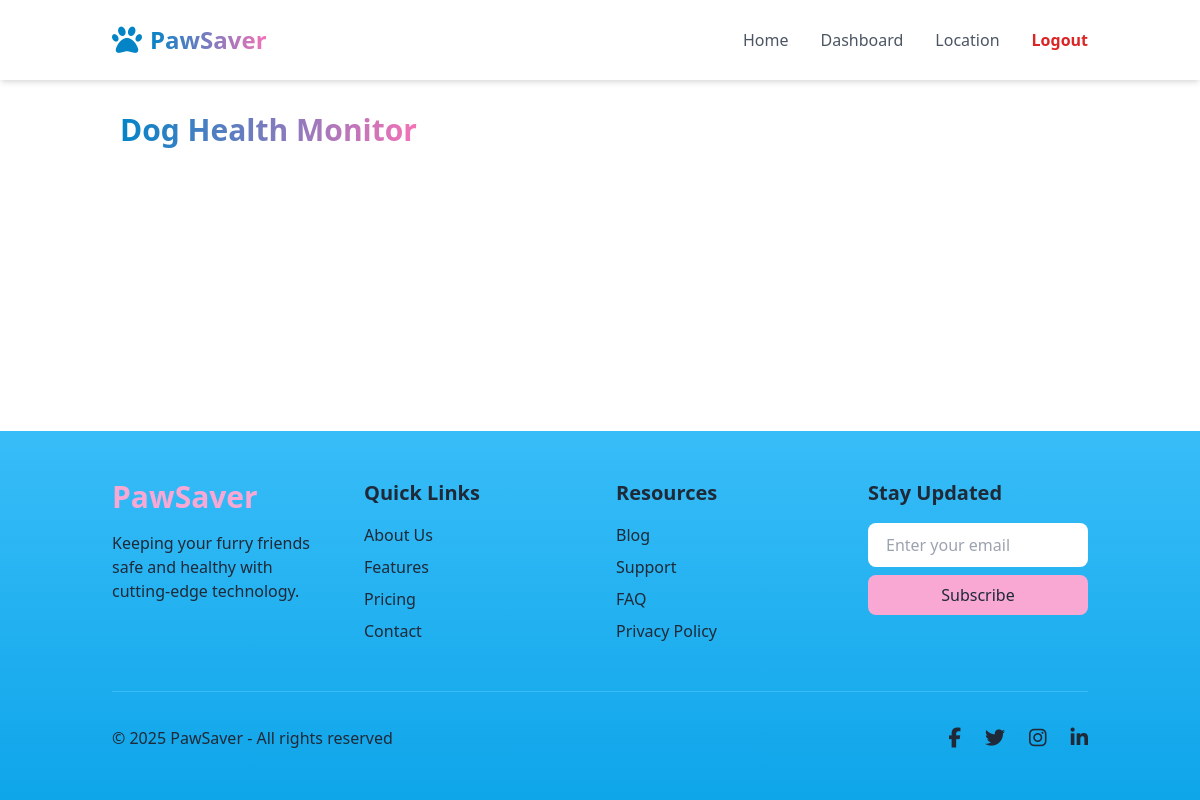
The page /dashboard (signed in) on the database as committed earlier.
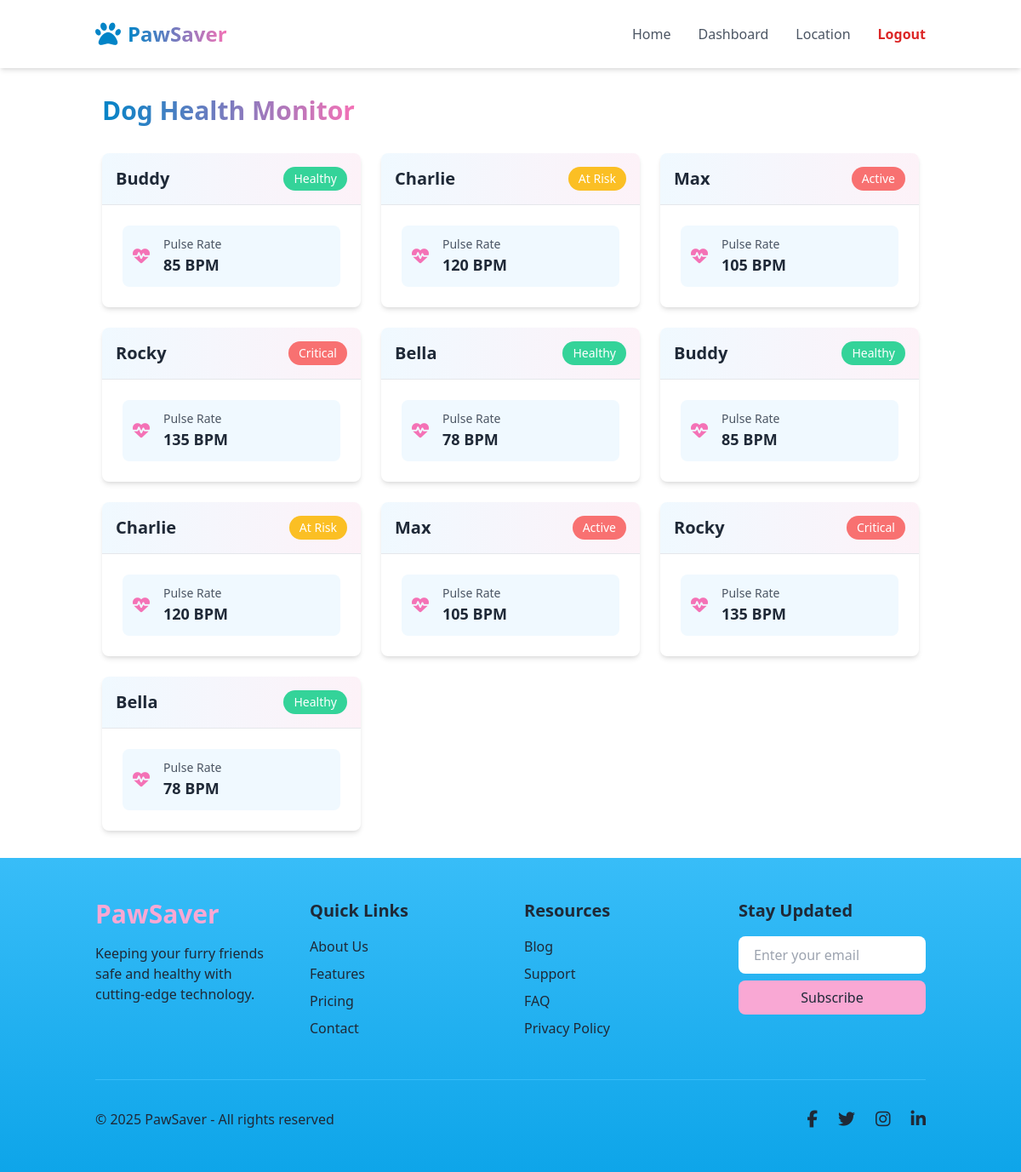
The same page on the database as committed later.
### tables this page shows
CREATE TABLE dogs (
                id INTEGER PRIMARY KEY AUTOINCREMENT,
                name TEXT NOT NULL,
                age INTEGER NOT NULL,
                health_status TEXT NOT NULL,
                distance REAL NOT NULL,
                heart_rate INTEGER NOT NULL,
                blood_oxygen INTEGER NOT NULL,
                last_updated TEXT NOT NULL,
                image_url TEXT
            );

### app.py (the view)
@app.route("/dashboard")
def dashboard():
    dogs = get_all_dogs()
    return render_template("dashboard.html", dogs=dogs)

### app.py (called while the page is built)
@login_manager.user_loader
def load_user(user_id):
    conn = sqlite3.connect("app.db")
    cursor = conn.cursor()
    cursor.execute("SELECT id, username, email FROM users WHERE id = ?", (user_id,))
    result = cursor.fetchone()
    conn.close()
    if result:
        return User(id=result[0], username=result[1], email=result[2])
    return None

def get_db():
    db = getattr(g, "_database", None)
    if db is None:
        db = g._database = sqlite3.connect(DATABASE)
        db.row_factory = sqlite3.Row  # Return results as dictionary-like objects
    return db

@app.teardown_appcontext
def close_connection(exception):
    db = getattr(g, "_database", None)
    if db is not None:
        db.close()

def get_all_dogs():
    db = get_db()
    cursor = db.execute("SELECT * FROM dogs")
    return cursor.fetchall()

### templates/dashboard.html (shortened to what this page needs)
{% extends "layout.html" %}
{% block body %}
<div class="container mx-auto px-4 sm:px-6 lg:px-8 py-8 mt-20">
    <div class="flex flex-col sm:flex-row items-center justify-between mb-8 space-y-4 sm:space-y-0">
        <h1 class="text-2xl sm:text-3xl font-bold bg-gradient-to-r from-sky-600 to-pink-400 bg-clip-text text-transparent">
        </h1>
    </div>
    <div class="grid grid-cols-1 md:grid-cols-2 lg:grid-cols-3 gap-4 sm:gap-6">
        {% for dog in dogs %}
        <a href="{{ url_for('dog_profile', dog_id=dog.id) }}" class="block">
            <div class="bg-white rounded-lg shadow-md overflow-hidden card-hover cursor-pointer">
                <div class="border-b bg-gradient-to-r from-sky-50 to-pink-50 p-4">
                    <div class="flex items-center justify-between">
                        <span class="text-lg sm:text-xl font-bold text-gray-800 hover:text-sky-600 transition-colors">
                            {{ dog.name }}
                        </span>
                        <span class="status-badge px-3 py-1 rounded-full text-sm font-medium
                            {% if dog.health_status == 'Healthy' %} bg-green-400 text-white
                            {% elif dog.health_status == 'At Risk' %} bg-yellow-400 text-white
                            {% else %} bg-red-400 text-white {% endif %} ">
                            {{ dog.health_status }}
                        </span>
                    </div>
                </div>
                <div class="space-y-3 p-4 sm:p-6">
                    <div class="metric-container flex items-center space-x-4 p-3 rounded-lg bg-sky-50">
                        <i class="fas fa-heartbeat text-pink-400 text-lg sm:text-xl"></i>
                        <div class="flex-1">
                            <p class="text-sm text-gray-600">Pulse Rate</p>
                            <p class="text-base sm:text-lg font-semibold text-gray-800">{{ dog.heart_rate }} BPM</p>
                        </div>
                    </div>
                </div>
            </div>
        </a>
        {% endfor %}
    </div>
</div>
{% endblock %}

### templates/layout.html (shortened to what this page needs)
<!DOCTYPE html>
<html lang="en">
<head>
    <script src="https://cdn.tailwindcss.com"></script>
    <link rel="stylesheet" href="{{ url_for('static', filename='home.css') }}">
</head>
<body class = "min-h-screen flex flex-col">
    <link href="https://cdn.jsdelivr.net/npm/tailwindcss@2.2.19/dist/tailwind.min.css" rel="stylesheet">
    <script src="https://cdn.jsdelivr.net/npm/@tailwindcss/forms@0.4.0/dist/index.min.js"></script>
<nav class="bg-white/90 backdrop-blur-md shadow-md fixed w-full z-50 transition-all duration-300" id="navbar">
    <div class="container mx-auto px-6">
        <div class="flex justify-between items-center h-20">
            <a href="/" class="flex items-center space-x-2 text-sky-600 hover:text-sky-700 transition-colors group">
                <span class="text-3xl"><i class="fas fa-paw transform group-hover:rotate-12 transition-transform"></i></span>
                <span class="text-2xl font-bold bg-gradient-to-r from-sky-600 to-pink-400 bg-clip-text text-transparent">PawSaver</span>
            </a>
            <div class="hidden lg:flex items-center space-x-8" id="dynamic-nav">
                {% if current_user.is_authenticated %}
                    <a href="/" class="nav-link text-gray-600 hover:text-sky-600 transition-colors">Home</a>
                    <a href="/dashboard" class="nav-link text-gray-600 hover:text-sky-600 transition-colors">Dashboard</a>
                    <a href="/location" class="nav-link text-gray-600 hover:text-sky-600 transition-colors">Location</a>
                    <a href="/logout" class="text-red-600 hover:text-red-700 font-semibold transition-colors">Logout</a>
                {% endif %}
            </div>
        </div>
    </div>
</nav>
    <main class="flex-grow">
        {% block body %}{% endblock %}
    </main>
    <footer class="bg-gradient-to-b from-sky-400 to-sky-500 text-gray-800">
        <div class="container mx-auto px-6 py-12">
            <div class="grid grid-cols-1 md:grid-cols-4 gap-8">
                <div class="md:col-span-1">
                    <a href="/" class="text-3xl font-bold text-pink-300 hover:text-sky-700 transition-colors">PawSaver</a>
                    <p class="mt-4 text-gray-800">Keeping your furry friends safe and healthy with cutting-edge technology.</p>
                </div>
                <div class="md:col-span-1">
                    <h3 class="font-semibold text-xl mb-4">Quick Links</h3>
                    <ul class="space-y-2">
                        <li><a href="/about" class="text-gray-800 hover:text-pink-300 transition-colors">About Us</a></li>
                        <li><a href="/features" class="text-gray-800 hover:text-pink-300 transition-colors">Features</a></li>
                        <li><a href="/pricing" class="text-gray-800 hover:text-pink-300 transition-colors">Pricing</a></li>
                        <li><a href="/contact" class="text-gray-800 hover:text-pink-300 transition-colors">Contact</a></li>
                    </ul>
                </div>
                <div class="md:col-span-1">
                    <h3 class="font-semibold text-xl mb-4">Resources</h3>
                    <ul class="space-y-2">
                        <li><a href="/blog" class="text-gray-800 hover:text-pink-300 transition-colors">Blog</a></li>
                        <li><a href="/support" class="text-gray-800 hover:text-pink-300 transition-colors">Support</a></li>
                        <li><a href="/faq" class="text-gray-800 hover:text-pink-300 transition-colors">FAQ</a></li>
                        <li><a href="/privacy" class="text-gray-800 hover:text-pink-300 transition-colors">Privacy Policy</a></li>
                    </ul>
                </div>
                <div class="md:col-span-1">
                    <h3 class="font-semibold text-xl mb-4">Stay Updated</h3>
                    <form class="space-y-4">
                        <div class="flex flex-col space-y-2">
                            <input type="email" placeholder="Enter your email"
                                class="px-4 py-2 rounded-lg border-2 border-transparent focus:border-pink-300 focus:outline-none" />
                            <button class="bg-pink-300 hover:bg-sky-600 text-gray-800 px-4 py-2 rounded-lg transition-colors">
                                Subscribe
                            </button>
                        </div>
                    </form>
                </div>
            </div>
            <div class="mt-12 pt-8 border-t border-sky-400">
                <div class="flex flex-col md:flex-row justify-between items-center space-y-4 md:space-y-0">
                    <p class="text-gray-800">© 2025 PawSaver - All rights reserved</p>
                    <div class="flex space-x-6">
                        <a href="#" class="text-gray-800 hover:text-pink-300 transition-colors">
                            <i class="fab fa-facebook-f text-xl"></i>
                        </a>
                        <a href="#" class="text-gray-800 hover:text-pink-300 transition-colors">
                            <i class="fab fa-twitter text-xl"></i>
                        </a>
                        <a href="#" class="text-gray-800 hover:text-pink-300 transition-colors">
                            <i class="fab fa-instagram text-xl"></i>
                        </a>
                        <a href="#" class="text-gray-800 hover:text-pink-300 transition-colors">
                            <i class="fab fa-linkedin-in text-xl"></i>
                        </a>
                    </div>
                </div>
            </div>
        </div>
    </footer>
</body>
</html>

### templates/dashboard.html (style rules this page uses)
.card-hover { transition: transform 0.2s ease-in-out, box-shadow 0.2s ease-in-out; }

Rows that differ between the two databases and show on the page:
added dogs: name "Buddy", health_status "Healthy", heart_rate "85"
added dogs: name "Charlie", health_status "At Risk", heart_rate "120"
added dogs: name "Max", health_status "Active", heart_rate "105"
added dogs: name "Rocky", health_status "Critical", heart_rate "135"
added dogs: name "Bella", health_status "Healthy", heart_rate "78"
added dogs: name "Buddy", health_status "Healthy", heart_rate "85"
added dogs: name "Charlie", health_status "At Risk", heart_rate "120"
added dogs: name "Max", health_status "Active", heart_rate "105"
added dogs: name "Rocky", health_status "Critical", heart_rate "135"
added dogs: name "Bella", health_status "Healthy", heart_rate "78"
